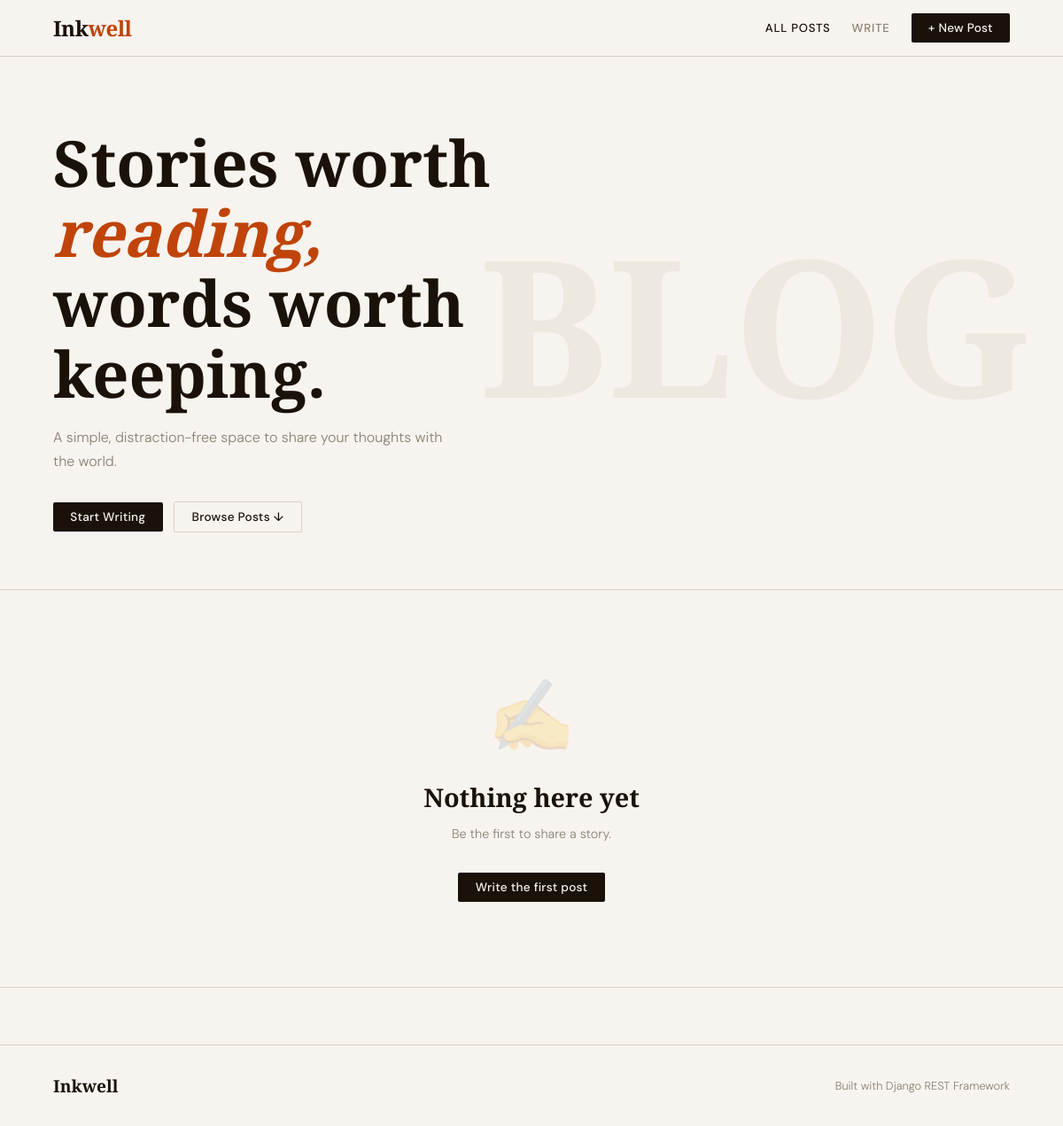
The app's page /, older data.
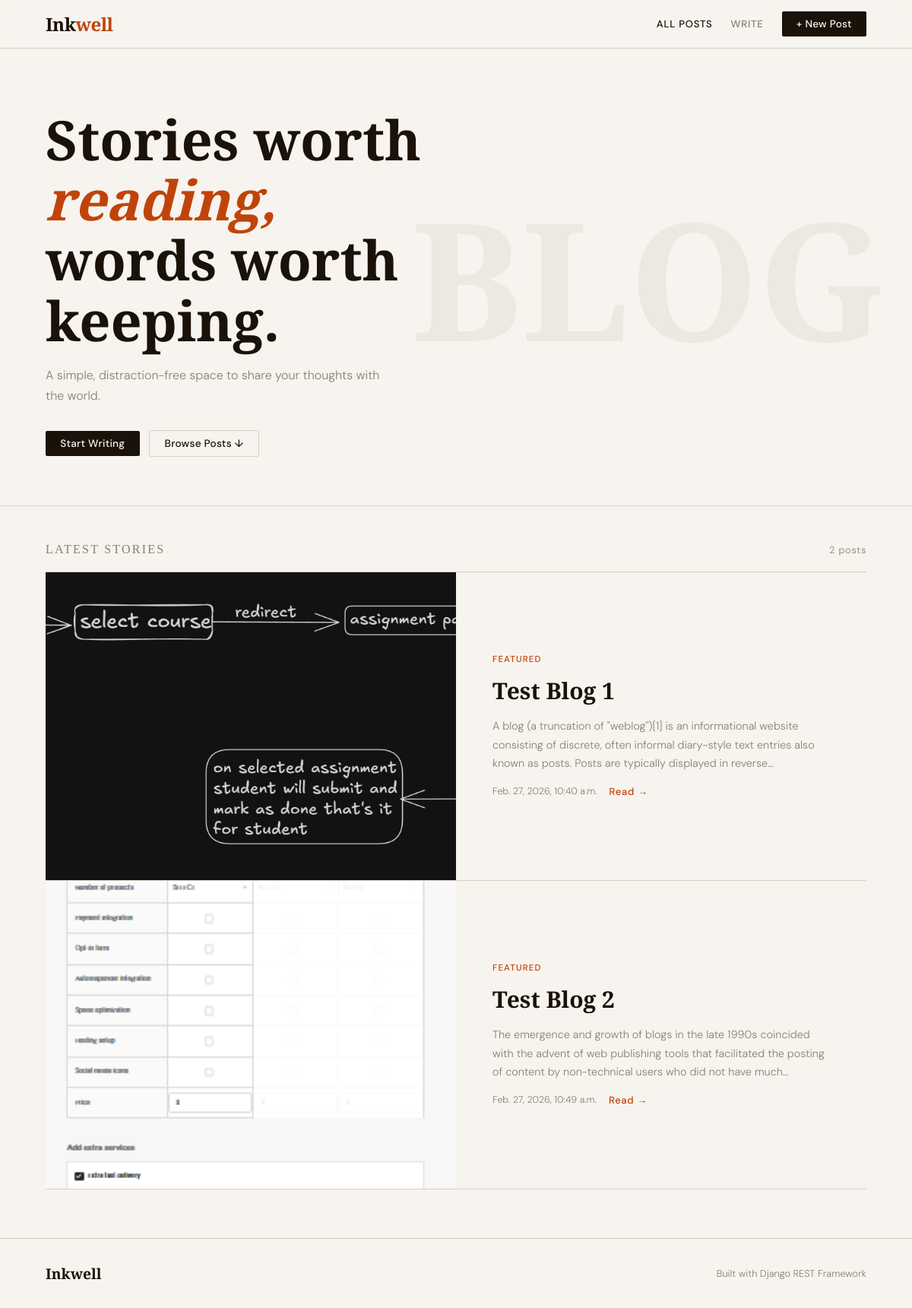
The same page, newer data.
### blogs/models.py (models this page shows, shortened)
class Blog(models.Model):
    blog_title = models.CharField(max_length=500)
    blog_body = models.TextField()
    images = models.ImageField(upload_to='images/', blank=True)
    created_at = models.DateTimeField(auto_now_add=True)
    updated_at = models.DateTimeField(auto_now=True)

### blog_main/views.py (the view)
# urls.py: 2. Add a URL to urlpatterns:  path('', views.home, name='home')
def home(request):
    blogs = Blog.objects.all()
    context = {
        'blogs': blogs
    }
    return render(request=request, template_name='home.html', context=context)

### templates/home.html (shortened to what this page needs)
{% load static %}
<!DOCTYPE html>
<html lang="en">
<head>
    <link rel="stylesheet" href="{% static 'css/home.css' %}" />
</head>
<body>
    <header>
        <a class="logo" href="{% url 'home' %}">Ink<span>well</span></a>
        <nav>
            <a class="nav-link active" href="#feed">All Posts</a>
            <a class="nav-link" href="{% url 'addPost' %}">Write</a>
            <a class="btn btn-primary" href="{% url 'addPost' %}">+ New Post</a>
        </nav>
    </header>
    <section class="hero">
        <h1>Stories worth <em>reading,</em><br>words worth keeping.</h1>
        <p>A simple, distraction-free space to share your thoughts with the world.</p>
        <div class="hero-actions">
            <a class="btn btn-primary" href="{% url 'addPost' %}">Start Writing</a>
            <a class="btn btn-outline" href="#feed">Browse Posts ↓</a>
        </div>
    </section>
    {% if blogs %}
    <div class="container" id="feed">
        <div class="section-header">
            <span class="section-title">Latest Stories</span>
            <span class="posts-count">{{blogs|length}} posts</span>
        </div>
        {% for blog in blogs %}
        <a class="post-featured" href="{% url 'postDetail' blog.id %}">
            {% if blog.images %}
            <div class="post-featured-image">
                <img src="{{blog.images.url}}" alt="Sample post cover" loading="lazy" />
            </div>
            {% endif %}
            <div class="post-featured-body">
                <div class="post-tag">Featured</div>
                <h2 class="post-title">{{blog.blog_title}}</h2>
                <p class="post-excerpt">{{blog.blog_body}}</p>
                <div class="post-meta">
                    <span>{{blog.created_at}}</span>
                    <span class="read-more">Read →</span>
                </div>
            </div>
        </a>
        {% endfor %}
    </div>
    {% else %}
    <div class="empty-state">
      <div class="empty-icon">✍</div>
      <h3>Nothing here yet</h3>
      <p>Be the first to share a story.</p>
      <a class="btn btn-primary" href="create_post.html">Write the first post</a>
    </div>
    {% endif %}
    <footer>
        <span class="footer-logo">Inkwell</span>
        <span>Built with Django REST Framework</span>
    </footer>
</body>
</html>

### blog_main/static/css/home.css (style rules this page uses)
*, *::before, *::after { box-sizing: border-box; margin: 0; padding: 0; }
:root { --ink: #1a1208; --paper: #f7f3ee; --cream: #ede8e0; --rust: #c0440a; --rust-light: #f0ebe4; --muted: #8a7f72; --border: #d8d0c6; }
html { scroll-behavior: smooth; }
body { background: var(--paper); color: var(--ink); font-family: 'DM Sans', sans-serif; font-weight: 300; min-height: 100vh; }
header { border-bottom: 1px solid var(--border); padding: 0 5vw; display: flex; align-items: center; justify-content: space-between; height: 64px; position: sticky; top: 0; background: rgba(247,243,238,0.95); backdrop-filter: blur(12px); z-index: 100; }
.logo { font-family: 'Playfair Display', serif; font-size: 1.5rem; font-weight: 900; letter-spacing: -0.5px; color: var(--ink); text-decoration: none; }
.logo span { color: var(--rust); }
nav { display: flex; gap: 1.5rem; align-items: center; }
.nav-link { font-size: 0.82rem; font-weight: 500; color: var(--muted); text-decoration: none; letter-spacing: 0.06em; text-transform: uppercase; transition: color 0.2s; }
.nav-link.active { color: var(--ink); }
.btn { display: inline-flex; align-items: center; gap: 0.4rem; padding: 0.5rem 1.2rem; border-radius: 2px; font-family: 'DM Sans', sans-serif; font-size: 0.85rem; font-weight: 500; text-decoration: none; transition: all 0.2s; letter-spacing: 0.02em; }
.btn-primary { background: var(--ink); color: var(--paper); }
.btn-outline { background: transparent; color: var(--ink); border: 1px solid var(--border); }
.hero { padding: 5rem 5vw 4rem; border-bottom: 1px solid var(--border); position: relative; overflow: hidden; }
.hero::before { content: 'BLOG'; position: absolute; right: 3vw; top: 50%; transform: translateY(-50%); font-family: 'Playfair Display', serif; font-size: clamp(6rem, 18vw, 18rem); font-weight: 900; color: var(--cream); line-height: 1; pointer-events: none; user-select: none; }
.hero h1 { font-family: 'Playfair Display', serif; font-size: clamp(2.4rem, 6vw, 5rem); font-weight: 700; line-height: 1.1; max-width: 640px; position: relative; z-index: 1; }
.hero h1 em { font-style: italic; color: var(--rust); }
.hero p { margin-top: 1.2rem; color: var(--muted); font-size: 1rem; max-width: 440px; line-height: 1.7; position: relative; z-index: 1; }
.hero-actions { margin-top: 2rem; display: flex; gap: 0.8rem; align-items: center; position: relative; z-index: 1; }
.container { max-width: 1200px; margin: 0 auto; padding: 0 5vw; }
.section-header { padding: 3rem 0 1.2rem; display: flex; align-items: baseline; justify-content: space-between; border-bottom: 1px solid var(--border); }
.section-title { font-family: 'Playfair Display', serif; font-size: 1rem; font-weight: 400; letter-spacing: 0.14em; text-transform: uppercase; color: var(--muted); }
.posts-count { font-size: 0.8rem; color: var(--muted); letter-spacing: 0.06em; }
.post-featured { display: grid; grid-template-columns: 1fr 1fr; border-bottom: 1px solid var(--border); text-decoration: none; color: inherit; }
.post-featured-image { aspect-ratio: 4/3; overflow: hidden; }
.post-featured-image img { width: 100%; height: 100%; object-fit: cover; display: block; transition: transform 0.5s ease; }
.post-featured-body { padding: 3rem; display: flex; flex-direction: column; justify-content: center; gap: 1rem; }
.post-tag { font-size: 0.72rem; font-weight: 500; letter-spacing: 0.1em; text-transform: uppercase; color: var(--rust); }
.post-title { font-family: 'Playfair Display', serif; font-size: clamp(1.4rem, 2.5vw, 2rem); font-weight: 700; line-height: 1.2; color: var(--ink); }
.post-excerpt { color: var(--muted); font-size: 0.9rem; line-height: 1.7; display: -webkit-box; -webkit-line-clamp: 3; -webkit-box-orient: vertical; overflow: hidden; }
.post-meta { font-size: 0.78rem; color: var(--muted); display: flex; gap: 1rem; align-items: center; }
.read-more { font-size: 0.82rem; font-weight: 500; color: var(--rust); letter-spacing: 0.05em; }
footer { border-top: 1px solid var(--border); padding: 2rem 5vw; display: flex; align-items: center; justify-content: space-between; font-size: 0.8rem; color: var(--muted); margin-top: 4rem; }
.footer-logo { font-family: 'Playfair Display', serif; font-weight: 900; font-size: 1.2rem; color: var(--ink); }

Row changes from the older to the newer data that the page shows:
added Blog: images (picture), blog_title "Test Blog 1", blog_body "A blog (a truncation of \"weblog\")[1] is an informational website consisting of discrete, often informal diary-style text entries also known as posts. Posts are typically displayed in…", created_at "Feb. 27, 2026, 10:40 a.m."
added Blog: images (picture), blog_title "Test Blog 2", blog_body "The emergence and growth of blogs in the late 1990s coincided with the advent of web publishing tools that facilitated the posting of content by non-technical users who did not have…", created_at "Feb. 27, 2026, 10:49 a.m."
Text that changed along with them:
{{ blogs|length }}: (not shown) → "2"
text no longer shown: "✍ Nothing here yet Be the first to share a story. Write the first post"
text now shown: "LATEST STORIES posts"
